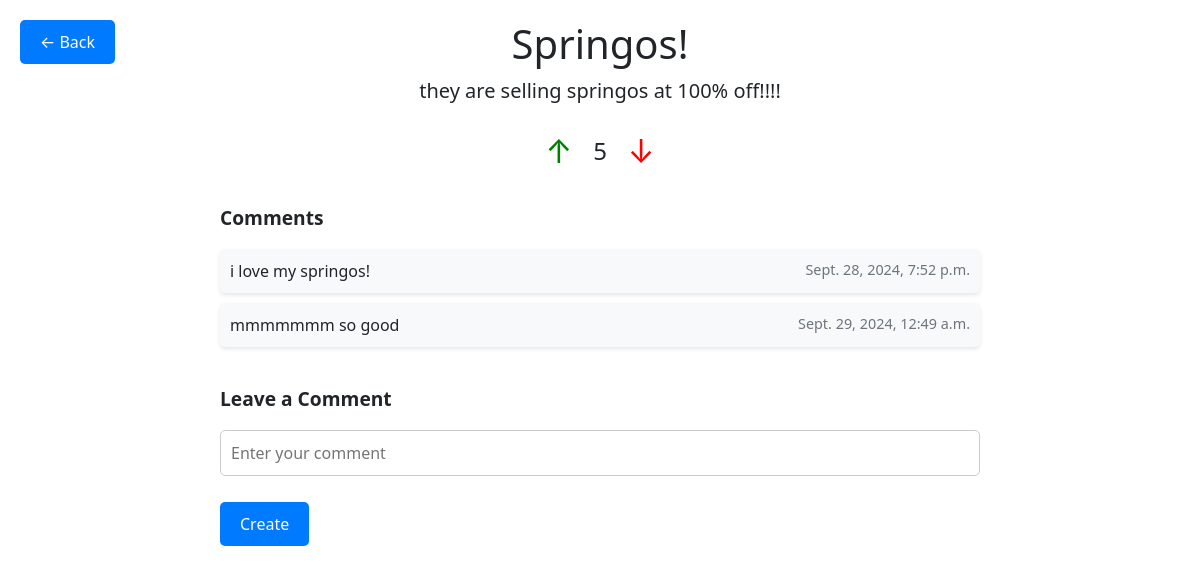
The app's page /app/post/2/ with its own data.
### deals/models.py (models this page shows, shortened)
class Post(models.Model):
    product_name = models.CharField(max_length=200)
    location_name = models.CharField(max_length = 200)
    location_street_address = models.CharField(max_length = 200)
    location_lat = models.FloatField(default = 36.1446206)
    location_long = models.FloatField(default = -86.8032659)
    info_text = models.CharField(max_length = 500)
    score = models.IntegerField(default = 0)
    post_date = models.DateTimeField("date posted")
    tags = models.ManyToManyField(Tag)

class Comment(models.Model):
    post = models.ForeignKey(Post, on_delete=models.CASCADE)
    body_text = models.CharField(max_length=1000)
    post_date = models.DateTimeField("date posted")

### deals/views.py (the view)
# urls.py: path("post/<int:post_id>/", views.detail, name="detail"),
def detail(request, post_id: int) -> HttpResponse:
    post = get_object_or_404(Post, pk=post_id)
    return render(request, "deals/detail.html", {"post": post})

### deals/templates/deals/detail.html (shortened to what this page needs)
<!DOCTYPE html>
<html lang="en">
<head>
    <link href="https://cdn.jsdelivr.net/npm/bootstrap@5.3.0-alpha1/dist/css/bootstrap.min.css" rel="stylesheet">
</head>
<body>
    <a href="{% url 'deals:home'%}" class="back-button">← Back </a>
    <div class="page-container">
        <h1>{{ post.product_name }}</h1>
        <p class="lead text-center">{{ post.info_text }}</p>
        <form method="post" action="{% url 'deals:vote' post.id %}">
            <div class="vote-section">
                <button type="submit" name="upvote" class="vote-btn upvote">↑</button>
                <h3 id="score">{{ post.score }}</h3>
                <button type="submit" name="downvote" class="vote-btn downvote">↓</button>
            </div>
        </form>
        <div class="comment-list">
            <h2 class="comment-heading">Comments</h2>
            <ul class="list-unstyled">
                {% for comment in post.comment_set.all %}
                    <li class="comment-item">
                        {{ comment.body_text }}
                        <span class="comment-date">{{ comment.post_date }}</span>
                    </li>
                {% endfor %}
            </ul>
        </div>
        <div class="comment-section">
            <h2 class="comment-heading">Leave a Comment</h2>
            <form action="{% url 'deals:commenthandler' post.id%}" method="post">
                <fieldset>
                    <p>
                        <input type="text" name="comment_text" class="comment-input" placeholder="Enter your comment" required />
                    </p>
                </fieldset>
                <input type="submit" value="Create" class="submit-btn">
            </form>
        </div>
    </div>
</body>
</html>

### deals/templates/deals/detail.html (style rules this page uses)
.page-container { max-width: 800px; margin: 0 auto; padding: 20px; position: relative; }
.back-button { position: fixed; top: 20px; left: 20px; font-size: 16px; background-color: #007bff; color: white; padding: 10px 20px; border-radius: 5px; text-decoration: none; transition: background-color 0.3s; z-index: 1000; }
h1, h3 { text-align: center; }
.comment-list { margin-top: 30px; }
.comment-item { margin-bottom: 10px; padding: 10px; background-color: #f8f9fa; border-radius: 5px; box-shadow: 0px 2px 4px rgba(0, 0, 0, 0.1); position: relative; }
.comment-date { position: absolute; right: 10px; top: 10px; font-size: 0.9rem; color: #6c757d; }
.vote-section { display: flex; justify-content: center; align-items: center; margin-top: 20px; }
.vote-btn { background-color: transparent; border: none; font-size: 32px; cursor: pointer; }
.vote-btn.upvote { color: green; }
.vote-btn.downvote { color: red; }
#score { margin: 0 15px; font-size: 24px; }
.comment-section { margin-top: 40px; }
.comment-input { width: 100%; padding: 10px; margin-bottom: 10px; border: 1px solid #ccc; border-radius: 5px; }
.submit-btn { background-color: #007bff; color: white; border: none; padding: 10px 20px; border-radius: 5px; cursor: pointer; }
.comment-heading { margin-bottom: 20px; font-size: 1.2rem; font-weight: bold; }

### records on screen
Post: product_name "Springos!", info_text "they are selling springos at 100% off!!!!", score "5"
Comment: body_text "i love my springos!", post_date "Sept. 28, 2024, 7:52 p.m."
Comment: body_text "mmmmmmm so good", post_date "Sept. 29, 2024, 12:49 a.m."
